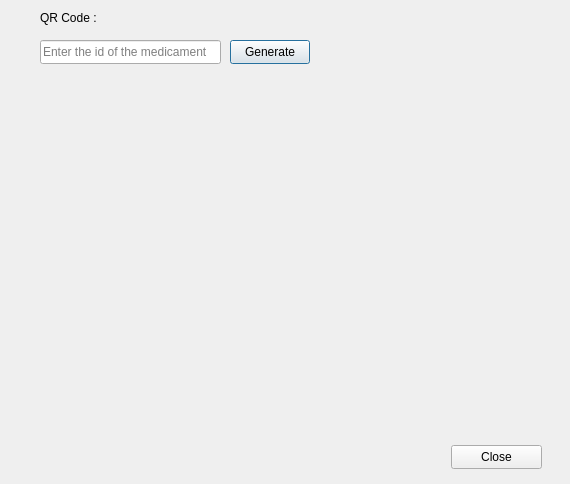
<?xml version="1.0" encoding="UTF-8"?>
<ui version="4.0">
 <class>QRCodeDialog</class>
 <widget class="QDialog" name="QRCodeDialog">
  <property name="geometry">
   <rect>
    <x>0</x>
    <y>0</y>
    <width>570</width>
    <height>484</height>
   </rect>
  </property>
  <property name="windowTitle">
   <string>Dialog</string>
  </property>
  <widget class="QPushButton" name="generateButton">
   <property name="geometry">
    <rect>
     <x>230</x>
     <y>40</y>
     <width>80</width>
     <height>24</height>
    </rect>
   </property>
   <property name="text">
    <string>Generate</string>
   </property>
  </widget>
  <widget class="QLineEdit" name="idLineEdit">
   <property name="geometry">
    <rect>
     <x>40</x>
     <y>40</y>
     <width>181</width>
     <height>24</height>
    </rect>
   </property>
   <property name="text">
    <string/>
   </property>
   <property name="placeholderText">
    <string>Enter the id of the medicament</string>
   </property>
  </widget>
  <widget class="QLabel" name="qrCodeLabel">
   <property name="geometry">
    <rect>
     <x>140</x>
     <y>120</y>
     <width>361</width>
     <height>291</height>
    </rect>
   </property>
   <property name="text">
    <string/>
   </property>
  </widget>
  <widget class="QLabel" name="label">
   <property name="geometry">
    <rect>
     <x>40</x>
     <y>10</y>
     <width>161</width>
     <height>16</height>
    </rect>
   </property>
   <property name="text">
    <string>QR Code :</string>
   </property>
  </widget>
  <widget class="QPushButton" name="pushButton">
   <property name="geometry">
    <rect>
     <x>451</x>
     <y>445</y>
     <width>91</width>
     <height>24</height>
    </rect>
   </property>
   <property name="text">
    <string>Close</string>
   </property>
  </widget>
 </widget>
 <resources/>
 <connections/>
</ui>
